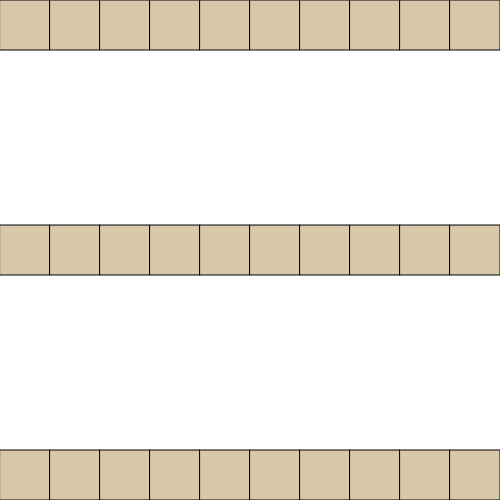
Frame 1 (no input)
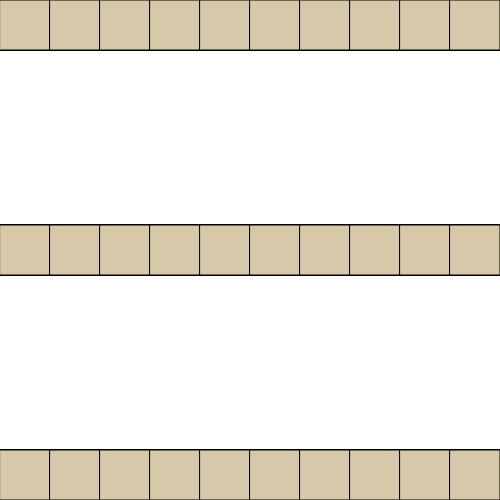
Frame 60 (no input)
Frame 120 (the mouse pressed at the canvas centre since frame 60): identical to frame 60, image omitted

The p5.js sketch that drew these frames (run headless with seeded random() and noise() and a simulated clock; from frame 60 on, the mouse is pressed at the canvas centre):

// p5.js sketch
// ── sketch.js
let size = 50

function setup(){
  createCanvas(500, 500);

}

function draw() {
  fill(215, 200, 170);
  for (let x = 0; x < 10; x ++) {
    rect(size*x, 0, size, size);
    rect(size*x, 225, size, size);
    rect(size*x, height-size, size, size);
  }
}
